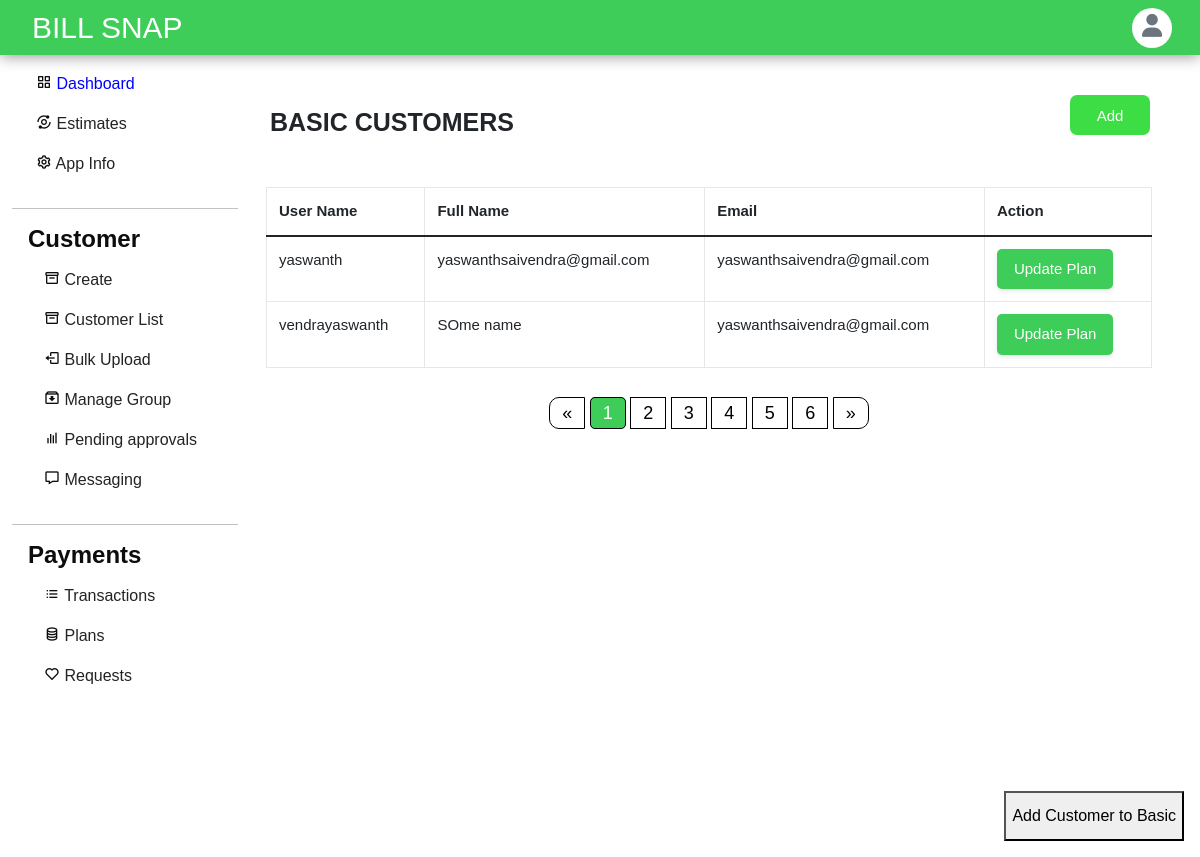
The app's page /plans/plan/lj1vhEwFHK/lj1vhEwFHK (signed in) with its own data.
### plans/models.py (models this page shows, shortened)
class Plan(models.Model):
    slug = models.CharField(max_length=20, default=generate_code, editable=False)
    app = models.ForeignKey(applists, on_delete=models.CASCADE)
    title = models.CharField(max_length=200)
    price = models.IntegerField(default=0)
    description = models.TextField(max_length=800)
    duration = models.IntegerField(default=30, choices=[
            (30, '1 Month'),
            (180, '6 Months'),
            (364, '1 Year')
        ],
    )
    default_for_customer = models.BooleanField(default=False)

### accounts/models.py (models this page shows, shortened)
class Profile(models.Model):
    user = models.OneToOneField(User, on_delete=models.CASCADE, related_name='profile')
    apps=models.ManyToManyField(applists,related_name='apps')
    status = models.CharField(choices=status_choices, max_length=20, default='c')
    full_name = models.CharField(max_length=100, blank=True, null=True)
    utility_name = models.CharField(max_length=200, null=True, blank=True)
    utility_short_name= models.CharField(max_length=50, null=True, blank=True)
    utility_state= models.CharField(max_length=50, null=True, blank=True)
    utility_district= models.CharField(max_length=50, null=True, blank=True)
    utility_country= models.CharField(max_length=50, null=True, blank=True)
    utility_postalcode= models.CharField(max_length=20, null=True, blank=True)
    utility_address=models.TextField(max_length=200, null=True, blank=True)
    contact_person= models.CharField(max_length=200, null=True, blank=True)
    contact_email = models.EmailField(max_length=50, null=True, blank=True)
    contact_phnum = models.CharField(max_length=15, null=True, blank=True)
    contact_mobile= models.CharField(max_length=15, null=True, blank=True)
    contact_designation= models.CharField(max_length=100, null=True, blank=True)
    contact_landline= models.CharField(max_length=20, null=True, blank=True)
    emergency_person=models.CharField(max_length=200, null=True, blank=True)
    emergency_altperson=models.CharField(max_length=200, null=True, blank=True)
    emergency_mobile=models.CharField(max_length=200, null=True, blank=True)
    emergency_altmobile=models.CharField(max_length=200, null=True, blank=True)
    emergency_officeaddress=models.TextField(max_length=200,null=True,blank=True)
    emergency_altofficeaddress=models.TextField(max_length=200,null=True,blank=True)
    info_created_at = models.DateTimeField(auto_now_add=True)
    info_updated_at = models.DateTimeField(auto_now=True)
    se_coins= models.IntegerField(null=True, default=999, blank=True)
    slug = models.SlugField(max_length=200, editable=False, null=True, blank=True)
    admin=models.BooleanField(default=False)
    plans = models.ManyToManyField(Plan)
    plan_active = models.BooleanField(default=False)
    paid = models.BooleanField(default=False)

### plans/views.py (the view, shortened to what this page needs)
# urls.py: path('plan/<str:slug>/<str:planslug>', show_plan, name='plan'),
def show_plan(request, slug, planslug):
    if request.user.is_superuser:
        if request.method == 'GET':
            plan = Plan.objects.filter(slug=planslug).first()
            users = Profile.objects.filter(plans=plan)
            form = SubscribeForm()
            payload = {
                'plan': plan,
                'users': users,
                'form': form,
                'update_form': UpdateUserPlanForm(appslug=slug),
                'slug': slug
            }
            return render(request, 'plans-panel/plan.html', payload)

### templates/plans-panel/plan.html (shortened to what this page needs)
{% load crispy_forms_tags %}
{% load static %}
<!DOCTYPE html>
<html lang="en">
<head>
    <link href="https://cdn.jsdelivr.net/npm/bootstrap@5.1.3/dist/css/bootstrap.min.css" rel="stylesheet"
 />
    <link href='https://unpkg.com/boxicons@2.0.7/css/boxicons.min.css' rel='stylesheet'>
    <link rel="stylesheet" href="https://cdnjs.cloudflare.com/ajax/libs/font-awesome/6.1.1/css/all.min.css" />
    <link rel="stylesheet" href="{% static 'assets/styles.css'%}">
</head>
<body>
    {% include "dashnav.html" %}
    <div class="main mx-auto">
        <div class="row bulkuploadcontent">
            {% include "dashsidebar.html" %}
            <div class="col-md-7  flex-md-fill m-3">
                <div class="col right create-customer ps-0 pe-4 me-2" id="">
                    <button class=" button button1" data-toggle="modal" data-target="#addcustomers">Add</button>
                    <h2 class="ps-1 pt-3 text-uppercase" id="pspt">{{plan.title}} CUSTOMERS</h2><br>
                    <div class="table-responsive my-3">
                        <table class="table table-bordered" id='table_filter'>
                            <thead>
                                <tr>
                                    <th>User Name</th>
                                    <th>Full Name</th>
                                    <th>Email</th>
                                    <th>Action</th>
                                </tr>
                            </thead>
                            <tbody>
                                {% for user in users %}
                                <tr>
                                    <td>{{ user.user.username}}</td>
                                    <td>{{ user.full_name}}</td>
                                    <td>{{ user.contact_email}}</td>
                                    <td>
                                        <button class="bs-primary px-3 py-2"  data-bs-toggle="modal" data-bs-target="#exampleModal">
                                            Update Plan
                                        </button>
                                    </td>
                                </tr>
                                {%endfor%}
                            </tbody>
                        </table>
                    </div>
                    <div class="demo1">
                        <div class="demo">
                            <a href="#">&laquo;</a>
                            <a href="#" class="active">1</a>
                            <a href="#">2</a>
                            <a href="#">3</a>
                            <a href="#">4</a>
                            <a href="#">5</a>
                            <a href="#">6</a>
                            <a href="#">&raquo;</a>
                        </div>
                    </div>
                </div>
                <div class='w3-container w3-padding w3-round w3-half w3-border'>
                    <button id="button" onclick="showForm();" class=' w3-round w3-button w3-blue'>
                        Add Customer to {{plan.title}}
                    </button>
                </div>
            </div>
        </div>
    </div>
</body>
</html>

### static/assets/styles.css (style rules this page uses)
body { background: white; }
button { height: 50px; }
html, body { height: 100%; }
body { background: #e5e5e566; }
.main { padding-top: 55px; width: 100%; height: 100%; justify-content: flex-start; max-height: 100vh; }
.right { padding-left: 1rem; padding-right: 1rem; min-height: calc(100vh - 60px); overflow-x: hidden; }
div > a { text-decoration: none; color: rgb(36, 35, 35); }
@media (min-width: 767px) { .main { top: 55px; } }
#pspt { font-size: 25px; }
* { box-sizing: border-box; }
#table_filter { border-collapse: collapse; width: 100%; border: 1px solid #ddd; font-family: "Gill Sans", "Gill Sans MT", Calibri, "Trebuchet MS", sans-serif; font-size: 15px; }
#table_filter th, #table_filter td { text-align: left; padding: 12px; }
#table_filter tr { border-bottom: 1px solid #ddd; }
.demo { display: inline-block; }
.demo1 { text-align: center; }
.demo a { color: black; padding: 5px 12px; text-decoration: none; transition: background-color 2s; border: 1px solid black; font-size: 18px; }
.demo a.active { background-color: #3dcd58; color: white; border-radius: 5px; }
.demo a:first-child { border-top-left-radius: 10px; border-bottom-left-radius: 10px; }
.demo a:last-child { border-top-right-radius: 10px; border-bottom-right-radius: 10px; }
.button { border: none; color: white; padding: 10px 10px; text-align: center; text-decoration: none; display: inline-block; font-size: 10px; margin: 4px 2px; cursor: pointer; }
.right { padding-left: 1rem; padding-right: 1rem; min-height: calc(100vh - 100px); overflow-x: hidden; }
.button1 { background-color: #3dde45; border-radius: 7px; float: right; width: 80px; height: 40px; border: none; color: white; padding: 10px 10px; text-align: center; text-decoration: none; display: inline-block; font-size: 15px; margin: 4px 2px; cursor: pointer; }
body { font-family: Arial, Helvetica, sans-serif; }
body { margin-top: 20px; background: #f5f5f5; }
h1, h2, h3, h4, h5, h6 { margin: 0 0 10px; font-weight: 600; }
a { color: #707070; }
body { margin-top: 20px; }
.table-bordered th, .table-bordered td { border: 1px solid #e7e7e7; }
body { margin-top: 20px; background: white; }
body { overflow-x: hidden; }
.bs-primary { all: unset; background: #3dcd58; color: white; box-shadow: 0px 0px 1px rgb(40 41 61 / 4%), 0px 2px 4px rgb(96 97 112 / 16%); border: 1px solid transparent; border-radius: 5px; }

### templates/plans-panel/plan.html (style rules this page uses)
.row { display: flex; align-items: center; justify-content: center; margin-bottom: 20px !important; }
button { float: right; }

### records on screen
Plan: title "BASIC", title "Basic"
Profile: user.username "yaswanth", full_name "yaswanthsaivendra@gmail.com", contact_email "yaswanthsaivendra@gmail.com"
Profile: user.username "vendrayaswanth", full_name "SOme name", contact_email "yaswanthsaivendra@gmail.com"
